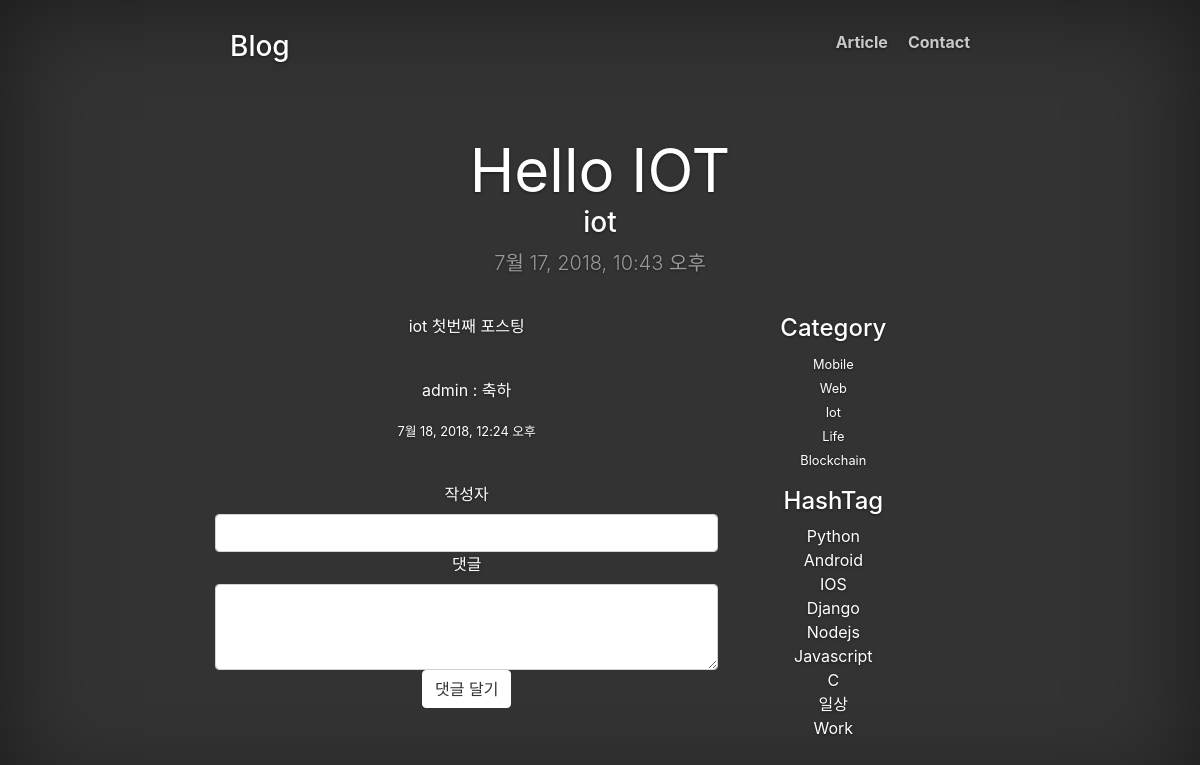
The app's page /articles/3/ with its own data.
### development/models.py (models this page shows, shortened)
class Article(models.Model):
    title = models.CharField(max_length=100)
    subTitle = models.CharField(max_length=100)
    content = models.TextField()
    category = models.ForeignKey(Category, on_delete=models.CASCADE)
    hashtag = models.ManyToManyField(HashTag)
    created_at = models.DateTimeField(auto_now_add=True)

class Comment(models.Model):
    article = models.ForeignKey(Article, on_delete=models.CASCADE, related_name='article_comment')
    username = models.CharField(max_length=50)
    content = models.CharField(max_length=200)
    is_public = models.BooleanField(default=False)
    created_at = models.DateTimeField(auto_now_add=True)

class Category(models.Model):
    category_name = models.CharField(max_length=10)
    def __str__(self):
        return self.category_name

class HashTag(models.Model):
    tag = models.CharField(max_length=50)
    def __str__(self):
        return '{}'.format(self.tag)

### development/views.py (the view, shortened to what this page needs)
# urls.py: url(r'^articles/(?P<article_id>[0-9]+)/$', views.detail, name='detail'),
def detail(request, article_id):
    article = Article.objects.get(id=article_id)
    hashtag_list = HashTag.objects.all()
    category_list = Category.objects.all()
    comment_list = Comment.objects.filter(article__id=article_id, is_public=True)
    context = {
        'article' : article,
        'category_list' : category_list,
        'hashtag_list' : hashtag_list,
        'comment_list' : comment_list
    }
    if request.method == "GET":
        pass
    return render(request, "detail.html", context)

### templates/detail.html (shortened to what this page needs)
{% extends "base.html" %}
{% block body %}
<div class="container">
    <div class="blog-header">
        <h1 class="blog-title">{{ article.title }}</h1>
        <h3>{{ article.subTitle }}</h3>
        <p class="lead blog-description">{{ article.created_at }}</p>
    </div>
    <div class="row">
        <div class="col-sm-8 blog-main">
            <p>{{ article.content }}</p>
            <br/>
            <div>
                {% for comment in comment_list %}
                    <p>{{ comment.username }} : {{ comment.content }}</p>
                    <p><small>{{ comment.created_at }}</small></p>
                    <br/>
                {% endfor %}
            </div>
            <div class="reply-form">
                <form method="POST" action="" class="form-horizontal">
                    <div class="form-group">
                        <label for="input-username" class="col-sm-2 control-label">작성자</label>
                        <input type="text" id="input-username" name="username" class="form-control"/>
                        <label for="input-content" class="col-sm-2 control-label">댓글</label>
                        <textarea class="form-control" rows="3" id="input-content" name="content"></textarea>
                        <div class="reply-btn">
                            <button type="submit" class="btn btn-default">댓글 달기</button>
                        </div>
                    </div>
                </form>
            </div>
        </div>
        <div class="col-sm-3 col-sm-offset-1 blog-sidebar">
            <div class="sidebar-module sidebar-module-inset">
                <h4>Category</h4>
                <ol class="list-unstyled">
                    {% for category in category_list %}
                        <li>
                            <small>
                                <a href="/articles/?category={{ category }}">{{ category }}</a>
                            </small>
                        </li>
                    {% endfor %}
                </ol>
            </div>
            <div class="sidebar-module">
                <h4>HashTag</h4>
                <ol class="list-unstyled">
                    {% if hashtag_list %}
                        {% for hashtag in hashtag_list %}
                        <li>
                            <a href="/articles/?hashtag={{ hashtag }}">{{ hashtag.tag }}</a>
                        </li>
                        {% endfor %}
                    {% endif %}
                </ol>
            </div>
        </div>
    </div>
</div>
{% endblock %}

### static/css/base.css (style rules this page uses)
a, a:focus, a:hover { color: #fff; }
.btn-default, .btn-default:hover, .btn-default:focus { color: #333; text-shadow: none; background-color: #fff; border: 1px solid #fff; }
html, body { height: 100%; background-color: #333; }
body { color: #fff; text-align: center; text-shadow: 0 1px 3px rgba(0,0,0,.5); }
.blog-header { padding-top: 60px; padding-bottom: 20px; }
.blog-title { margin-top: 30px; margin-bottom: 0; font-size: 60px; font-weight: normal; }
.blog-description { font-size: 20px; color: #999; }

### records on screen
Article: title "Hello IOT", subTitle "iot", created_at "7월 17, 2018, 10:43 오후", content "iot 첫번째 포스팅"
Comment: username "admin", content "축하", created_at "7월 18, 2018, 12:24 오후"
Category: category_name "Mobile"
Category: category_name "Web"
Category: category_name "Iot"
Category: category_name "Life"
Category: category_name "Blockchain"
HashTag: tag "Python"
HashTag: tag "Android"
HashTag: tag "IOS"
HashTag: tag "Django"
HashTag: tag "Nodejs"
HashTag: tag "Javascript"
HashTag: tag "C"
HashTag: tag "일상"
HashTag: tag "Work"
